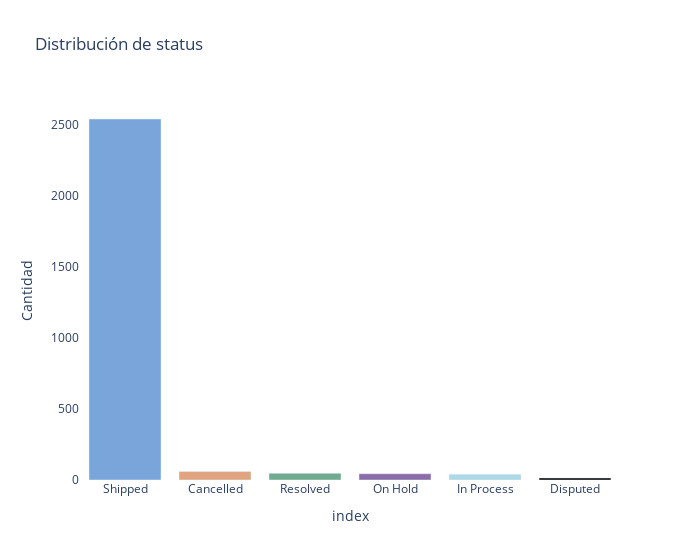
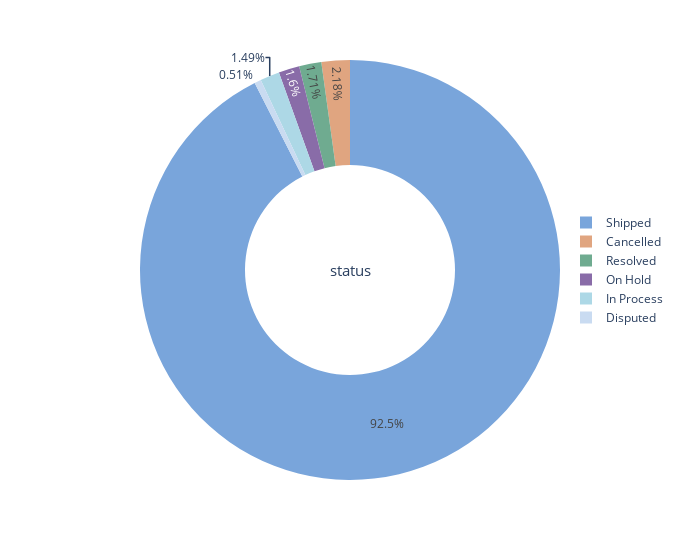
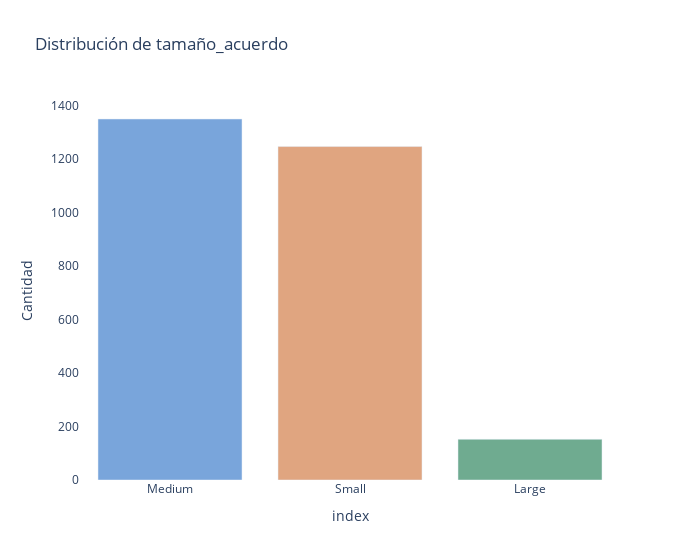
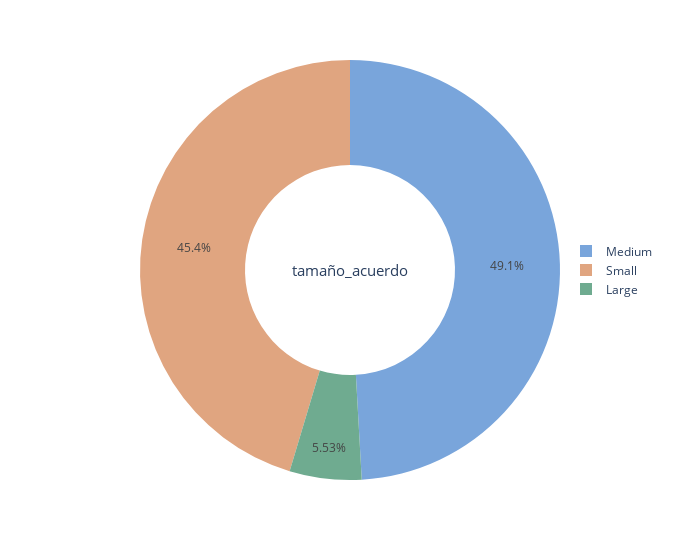

Notebook source saved alongside these figures, in order:
### Code cell
# Seleccionar columnas categóricas de interés
grupo_1 = df[['status', 'tamaño_acuerdo']]

# Definir función para análisis univariado de categorías
def Analisis_categoria(cols):
    # Imprimir título y separador
    print("_"*60)
    
    # Definir colores para los gráficos
    colors = ['#79a5db', '#e0a580', '#6fab90', '#896ca8', '#ADD8E6']
    
    # Obtener recuento de cada categoría
    recuento = grupo_1[cols].value_counts()
    
    # Gráfico de barras para la distribución de categorías
    fig = px.bar(recuento, x=recuento.index, y=recuento.values, 
                 title=f'Distribución de {cols}', labels={'x': 'Categoria', 'y': 'Cantidad'},
                 color_discrete_sequence=[colors])
    fig.update_layout(width=700)
    fig.update_layout(plot_bgcolor='#ffffff', paper_bgcolor='#ffffff')
    fig.show()
    
    # Gráfico de donut para el porcentaje de cada categoría
    percentage = (recuento / recuento.sum()) * 100
    fig = px.pie(values=percentage, names=recuento.index,
                 labels={'names': 'Categoria', 'values': 'Porcentaje'}, hole=0.5,
                 color_discrete_sequence=colors)
    fig.add_annotation(x=0.5, y=0.5, align="center", xref="paper", yref="paper",
                       showarrow=False, font_size=15, text=f'{cols}')
    fig.update_layout(legend=dict(x=0.9, y=0.5))
    fig.update_layout(width=700)
    fig.show()
    
    # Imprimir espacio en blanco para separar resultados
    print("       ")

# Iterar sobre las columnas categóricas y realizar análisis univariado
for x in grupo_1:
    Analisis_categoria(x)

### Figure 1 — Plotly figure (JSON) as saved in the notebook; plotly's stock layout.template omitted (floating-point values rounded to 4 significant figures)
{"data": [{"alignmentgroup": "True", "hovertemplate": "index=%{x}<br>Cantidad=%{y}<extra></extra>", "legendgroup": "", "marker": {"color": ["#79a5db", "#e0a580", "#6fab90", "#896ca8", "#ADD8E6"], "pattern": {"shape": ""}}, "name": "", "offsetgroup": "", "orientation": "v", "showlegend": false, "textposition": "auto", "type": "bar", "x": ["Shipped", "Cancelled", "Resolved", "On Hold", "In Process", "Disputed"], "xaxis": "x", "y": [2541, 60, 47, 44, 41, 14], "yaxis": "y"}], "layout": {"barmode": "relative", "legend": {"tracegroupgap": 0}, "paper_bgcolor": "#ffffff", "plot_bgcolor": "#ffffff", "title": {"text": "Distribución de status"}, "width": 700, "xaxis": {"anchor": "y", "domain": [0, 1], "title": {"text": "index"}}, "yaxis": {"anchor": "x", "domain": [0, 1], "title": {"text": "Cantidad"}}}}

### Figure 2 — Plotly figure (JSON) as saved in the notebook; plotly's stock layout.template omitted (floating-point values rounded to 4 significant figures)
{"data": [{"domain": {"x": [0, 1], "y": [0, 1]}, "hole": 0.5, "hovertemplate": "Categoria=%{label}<br>Porcentaje=%{value}<extra></extra>", "labels": ["Shipped", "Cancelled", "Resolved", "On Hold", "In Process", "Disputed"], "legendgroup": "", "name": "", "showlegend": true, "type": "pie", "values": [92.5, 2.184, 1.711, 1.602, 1.493, 0.5096]}], "layout": {"annotations": [{"align": "center", "font": {"size": 15}, "showarrow": false, "text": "status", "x": 0.5, "xref": "paper", "y": 0.5, "yref": "paper"}], "legend": {"tracegroupgap": 0, "x": 0.9, "y": 0.5}, "margin": {"t": 60}, "piecolorway": ["#79a5db", "#e0a580", "#6fab90", "#896ca8", "#ADD8E6"], "width": 700}}

### Figure 3 — Plotly figure (JSON) as saved in the notebook; plotly's stock layout.template omitted (floating-point values rounded to 4 significant figures)
{"data": [{"alignmentgroup": "True", "hovertemplate": "index=%{x}<br>Cantidad=%{y}<extra></extra>", "legendgroup": "", "marker": {"color": ["#79a5db", "#e0a580", "#6fab90", "#896ca8", "#ADD8E6"], "pattern": {"shape": ""}}, "name": "", "offsetgroup": "", "orientation": "v", "showlegend": false, "textposition": "auto", "type": "bar", "x": ["Medium", "Small", "Large"], "xaxis": "x", "y": [1349, 1246, 152], "yaxis": "y"}], "layout": {"barmode": "relative", "legend": {"tracegroupgap": 0}, "paper_bgcolor": "#ffffff", "plot_bgcolor": "#ffffff", "title": {"text": "Distribución de tamaño_acuerdo"}, "width": 700, "xaxis": {"anchor": "y", "domain": [0, 1], "title": {"text": "index"}}, "yaxis": {"anchor": "x", "domain": [0, 1], "title": {"text": "Cantidad"}}}}

### Figure 4 — Plotly figure (JSON) as saved in the notebook; plotly's stock layout.template omitted (floating-point values rounded to 4 significant figures)
{"data": [{"domain": {"x": [0, 1], "y": [0, 1]}, "hole": 0.5, "hovertemplate": "Categoria=%{label}<br>Porcentaje=%{value}<extra></extra>", "labels": ["Medium", "Small", "Large"], "legendgroup": "", "name": "", "showlegend": true, "type": "pie", "values": [49.11, 45.36, 5.533]}], "layout": {"annotations": [{"align": "center", "font": {"size": 15}, "showarrow": false, "text": "tamaño_acuerdo", "x": 0.5, "xref": "paper", "y": 0.5, "yref": "paper"}], "legend": {"tracegroupgap": 0, "x": 0.9, "y": 0.5}, "margin": {"t": 60}, "piecolorway": ["#79a5db", "#e0a580", "#6fab90", "#896ca8", "#ADD8E6"], "width": 700}}
